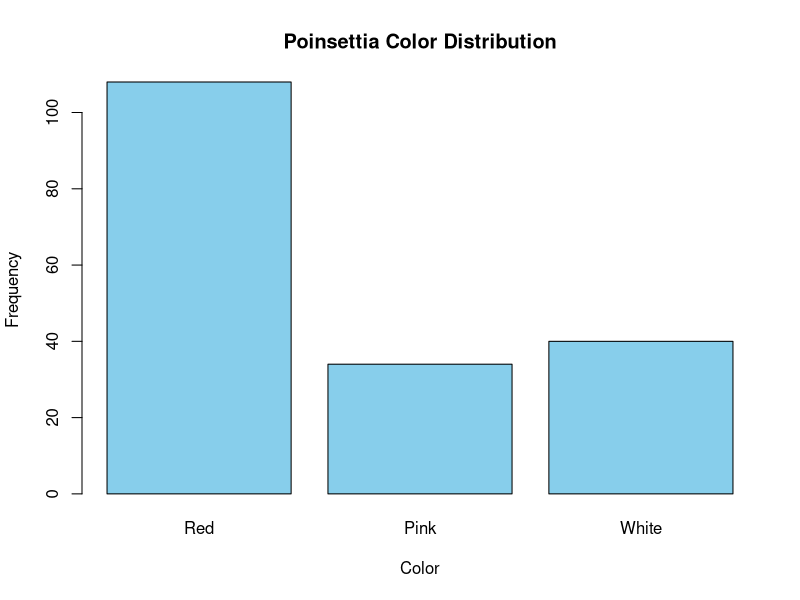
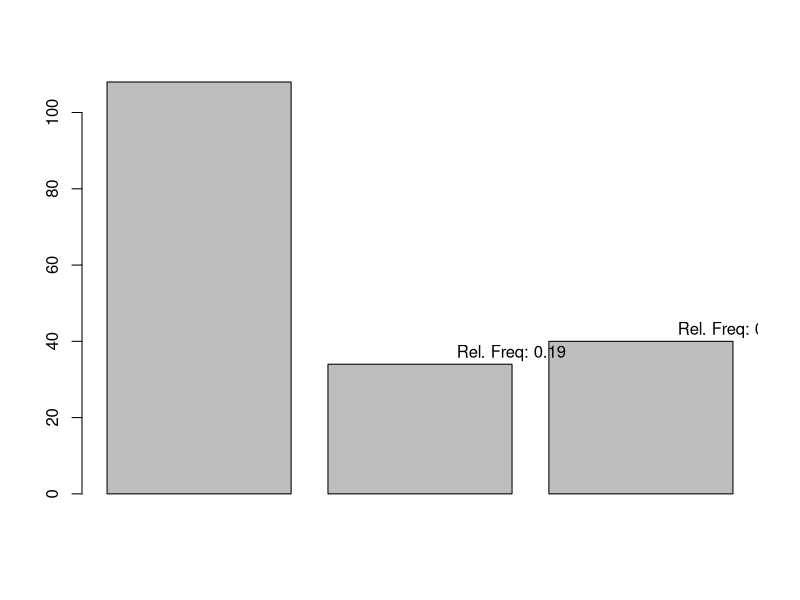
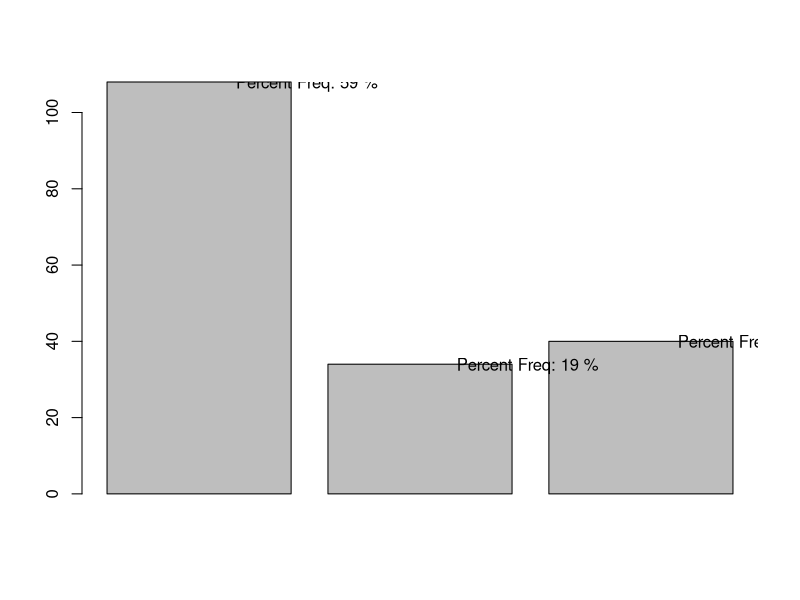

Write the R code that produced these figures, in order.
# page no 42
color_data <- data.frame(
  Color = c("Red", "Pink", "White"),
  Frequency = c(108, 34, 40),
  Relative_Frequency = c(0.59, 0.19, 0.22),
  Percent_Frequency = c(59, 19, 22)
)
barplot(color_data$Frequency, names.arg = color_data$Color,
        xlab = "Color", ylab = "Frequency",
        col = "skyblue", main = "Poinsettia Color Distribution")
text(x = barplot(color_data$Frequency) + 0.2, y = color_data$Frequency,
     labels = paste("Rel. Freq:", round(color_data$Relative_Frequency, 2)), adj = c(0, -0.5))
text(x = barplot(color_data$Frequency) + 0.2, y = color_data$Frequency,
     labels = paste("Percent Freq:", color_data$Percent_Frequency, "%"), adj = c(0, 0.5))
